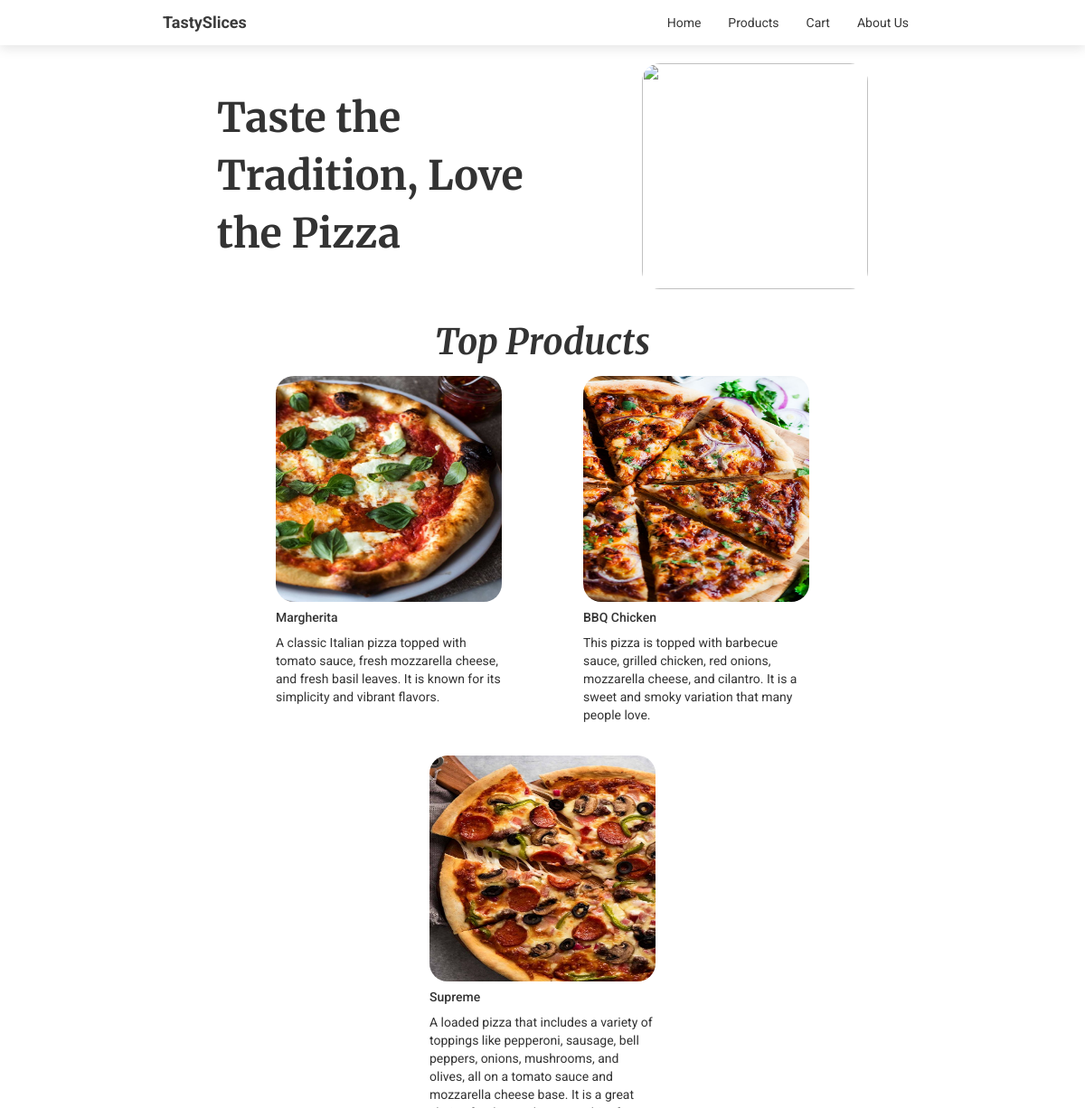
The page / on the database its author committed.
### tables this page shows
CREATE TABLE `products` (
  `id` int(10) NOT NULL,
  `prodName` varchar(500) DEFAULT NULL,
  `description` varchar(1000) DEFAULT NULL,
  `price` double UNSIGNED DEFAULT NULL,
  `pic` varchar(500) DEFAULT NULL,
  `isFeatured` tinyint(1) DEFAULT NULL
);

### index.php (the view, shortened to what this page needs)
<html>
<head>
    <link rel="stylesheet" href="css/bootstrap.min.css">
    <link rel="stylesheet" href="global.css">
</head>
<body data-spy="scroll" data-target=".navbar" >
    <nav class="navbar nav-style navbar-fixed-top" >
        <div class="container-fluid width-format" >
            <div class="navbar-header">
                <a href="#" class="navbar-brand roboto-bold store-name">TastySlices</a>
            </div>
            <ul class="nav navbar-nav navbar-right">
                <li><a class="light-black" href="index.php">Home</a></li>
                <li><a class="light-black" href="products.php">Products</a></li>
                <li><a class="light-black" href="cart.php">Cart</a></li>
                <li><a class="light-black" href="aboutUs.php">About Us</a></li>
            </ul>
        </div>
    </nav>
    <div class="banner width-format">
        <div class="banner-content">
            <div class="banner-quote-container" >
                <p class="banner-quote merriweather-bold" >Taste the Tradition, Love the Pizza</p>
            </div>
            <img class="banner-img" src="https://cdnb.artstation.com/p/assets/images/images/068/476/557/large/farrukh-abdur-pizza-stylized-art-farrukh-03.jpg?1697903578" alt="" >
        </div>
    </div>
    <div>
        <p class="top-products merriweather-bold" >Top Products</p>
    </div>
    <div class="card-containers width-format">
        <?php
            showFeatured();
        ?>
    </div>
</body>
</html>
<?php
    function showFeatured() {
        include("includes/sqlconnection.php");
        $sql = "SELECT * FROM products WHERE isFeatured='1'";
        $result = $conn->query($sql);
        if($result->num_rows > 0){
            while($row = $result->fetch_assoc()) {
                echo "
                    <div class='card custom-card' >
                        <img class='card-img-top card-img' src='images/$row[pic]' alt='Card image cap'>
                        <div class='card-body'>
                            <h5 class='card-title'>$row[prodName]</h5>
                            <p class='card-text'>$row[description]</p>
                        </div>
                    </div>
                ";
            }
        } else {
            echo "
                <div></div>
            ";
        }
    }
?>

### global.css (style rules this page uses)
* { font-family: "Roboto", sans-serif; font-weight: 400; font-style: normal; }
.width-format { width: 70vw; }
.store-name { color:#3b3b3b; padding-left: 0px; padding-right: 0px }
.roboto-bold { font-family: "Roboto", sans-serif; font-weight: 700; font-style: normal; }
.merriweather-bold { font-family: "Merriweather", serif; font-weight: 700; font-style: normal; }
.light-black { color: #373737; }
.nav-style { border: none; background: white; box-shadow: rgba(0, 0, 0, 0.1) 0px 4px 12px; }
.custom-card { width: 250px; min-height: 400px; height: fit-content; }
.card-containers { display:flex; flex-direction: row; margin: auto; gap: 20px; width: 55vw; flex-wrap: wrap; justify-content: space-around; }
.card-img { width:100%; height: 250px; border-radius: 20px ; }
.card-text { display: flex; flex-grow: 1; overflow: auto; }
.card-body { display:flex; flex-direction: column; height: 150px; overflow: auto; }

### index.php (style rules this page uses)
.banner { width: 70vw; min-height: 100px; margin: 0 auto; margin-top: 50px; }
.banner-img { width: 250px; height: 250px; border-radius: 20px; }
.banner-content { display: flex; flex-direction: row; justify-content: space-around; padding: 20px 0px; }
.banner-quote-container { width: 350px; height: 250px; display: flex; }
.banner-quote { width: fit-content; display: block; margin: auto; font-size: 3.2em; }
.top-products { width: fit-content; display: flex; margin: 10px auto; font-size: 2.8em; font-style: italic; }

### rows shown on the page
products: pic (picture), prodName "Margherita", description "A classic Italian pizza topped with tomato sauce, fresh mozzarella cheese, and fresh basil leaves. It is known for its simplicity and vibrant flavors."
products: pic (picture), prodName "BBQ Chicken", description "This pizza is topped with barbecue sauce, grilled chicken, red onions, mozzarella cheese, and cilantro. It is a sweet and smoky variation that many people love."
products: pic (picture), prodName "Supreme", description "A loaded pizza that includes a variety of toppings like pepperoni, sausage, bell peppers, onions, mushrooms, and olives, all on a tomato sauce and mozzarella cheese base. It is a great…"
